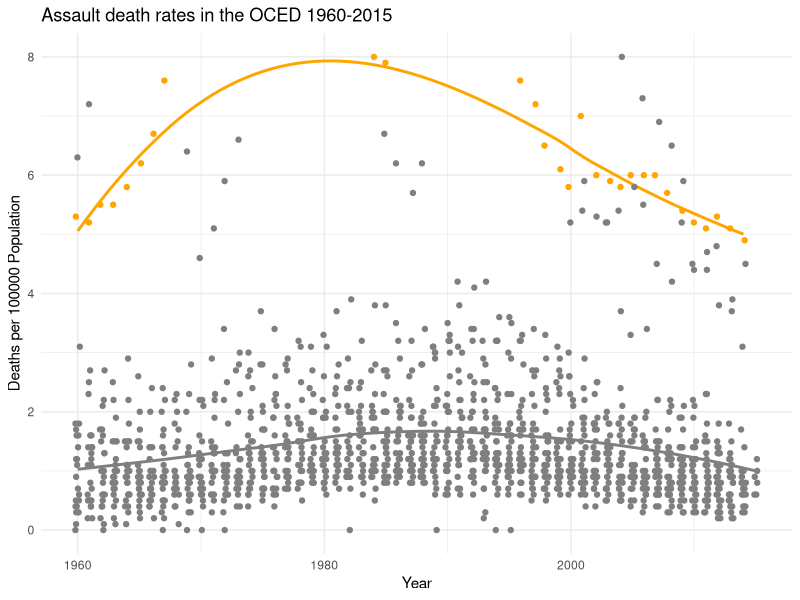

Source code (R):
## ---- chunk 1
library(ggplot2)
library(tidyr)
## ---- chunk 2
assault_data <- read.csv("assault.csv")

new_assault_data <- gather(assault_data, Year, Deaths, -Country)

new_assault_data$Year <- as.numeric(substring(new_assault_data$Year, 2))
new_assault_data$Deaths <- as.numeric(new_assault_data$Deaths)

usa_data <- subset(new_assault_data, Country == "United States")
other_countries_data <- subset(new_assault_data, Country != "United States")

ggplot() +
  # Add data for United States
  geom_jitter(data = usa_data, aes(x = Year, y = Deaths), color = "orange", width = 0.2, height = 0, shape = 19) +
  geom_smooth(data = usa_data, aes(x = Year, y = Deaths), color = "orange", method = "loess", se = FALSE) +
  # Add data for other OECD countries
  geom_jitter(data = other_countries_data, aes(x = Year, y = Deaths, color = "blue"), width = 0.2, height = 0, shape = 19) +
  geom_smooth(data = other_countries_data, aes(x = Year, y = Deaths, color = "blue"), method = "loess", se = FALSE) +
  # Set plot labels and title
  labs(x = "Year", y = "Deaths per 100000 Population", title = "Assault death rates in the OCED 1960-2015") +
  # Set plot theme
  theme_minimal() +
  # Set color scale for countries
  scale_color_manual(name = "Country", values = c(USA = "orange", Other = "blue")) +
  # Set y-axis limits and breaks
  scale_y_continuous(limits = c(0, 8), breaks = c(0, 2, 4, 6, 8)) +
  # Prevent overlapping of points
  coord_cartesian(clip = "off")
